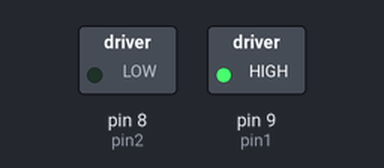
The sketch below on a simulated Arduino Uno, built with avr-gcc and run on an emulated ATmega328P. On the bench: switched loads named in the sketch (green lamp = pin HIGH).

Above: at 0.1 s.
Timing chart, 0 to 1.6 s (numbered marks = the images above):
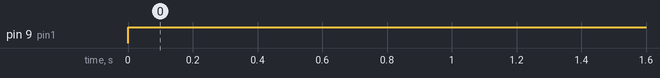

Measured:
- by itself, pin 9 (pin1): LOW → HIGH at 0.00 s

The sketch:

modulohconmotor.ino
```cpp
// controlar motor con arduino
// con modulo h
// esta sencillo facil de conectar pero neceistas el modulo h para que funcione
int pin1 = 9 ;
int pin2 = 8 ;
void setup() {
  // put your setup code here, to run once:
  pinMode(pin1,OUTPUT);
  pinMode(pin2,OUTPUT);
}

void loop() {
  // put your main code here, to run repeatedly:
  // prender un motor
  digitalWrite(pin1,HIGH); // UNO VA A 5 V
  digitalWrite(pin2,LOW); // EL OTRO A GND
  // NUNCA PONER LAS DOS EN HIGH NUNCAAAAAAAAA
// en low si
}
```
